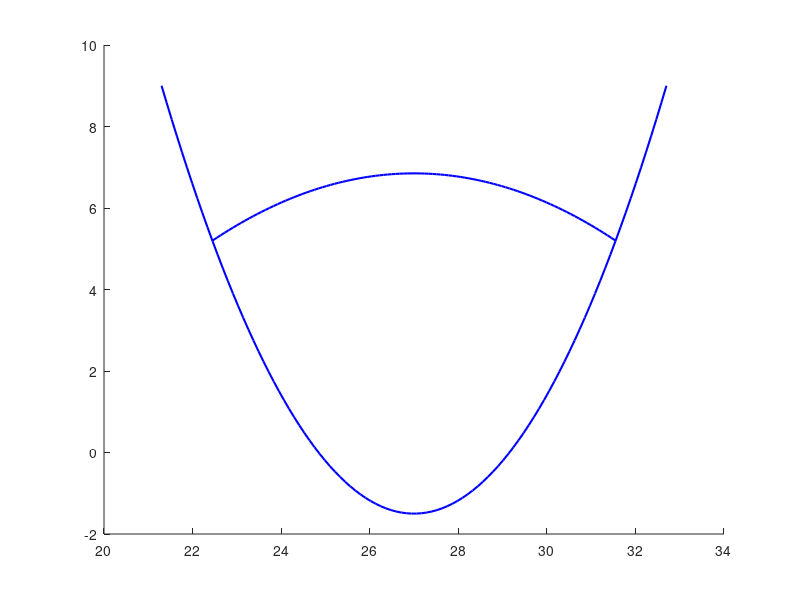

Recreate this plot in MATLAB.
function gura_2_curbe()

% --> Codul acesta reprezinta limba si partea de jos a gurii, adica "U"-ul (buza de jos) <--

t = linspace(0,1,100); % Parametrul
% Punctele de control
b1 = [21.3 27 32.7; 9 -12 9]; 
b2 = [22.45 27 31.55; 5.2 8.5 5.2];
% Polinoamele Bernstein de gradul 2
B0 = (1-t).^2;
B1 = 2*(1-t).*t;
B2 = t.^2;
B = [B0;B1;B2]; % Matricea care cuprinde toate polinoamele Bernstein
% Curbele Bezier
f1 = b1*B;
f2 = b2*B;

% --> Desenare grafic (doar curbele Bezier) <--
hold on
plot(f1(1,:),f1(2,:),'b','LineWidth',1.5)
plot(f2(1,:),f2(2,:),'b','LineWidth',1.5)
hold off

end